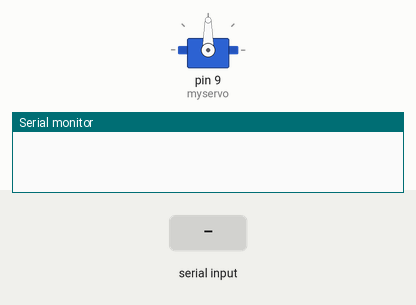
Simulated run of this sketch. Board: Arduino Uno, built with avr-gcc and run on an emulated ATmega328P. Parts: servo, the last lines printed to the serial monitor. The inputs (shaded band) are chosen by the test bench.

Above: at 1.2 s.
1.3 s: "a" received over Serial
At 2.4 s:
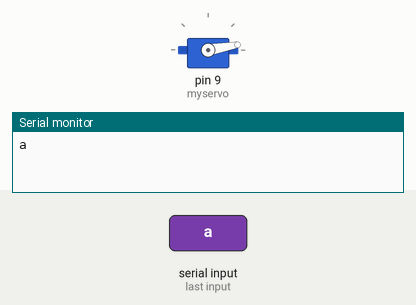
2.8 s: "b" received over Serial
At 3.6 s:
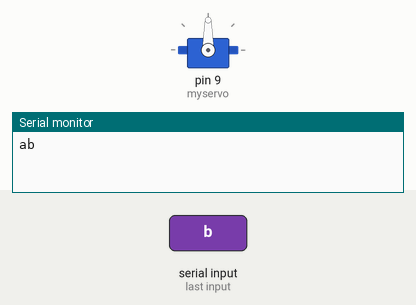
Timing chart, 0 to 5.8 s (numbered marks = the images above; inputs shaded):
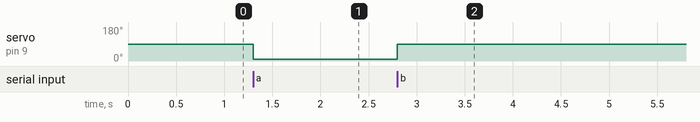

The sketch:

___arduino.ino
```cpp
#include <Servo.h>

Servo myservo;
char line='a';   // 传入的串行数据
int ret = 0;

void setup() {
  Serial.begin(9600);
  myservo.attach(9);
  myservo.write(90);
}

void loop() {
// Serial.println('123');
  // 纯口可用时操作
  if (Serial.available() > 0) {

   // Serial.println(line);
    line = Serial.read();
    Serial.print(line);
    if (line=='a'){
      myservo.write(10);
    }
    if(line=='b'){
      myservo.write(90);
    }

  }

}
```

Measured:
- after the input at 1.3 s, servo on pin 9 (myservo): 90° → 10° at once
- after the input at 2.8 s, servo on pin 9 (myservo): 10° → 90° at once
